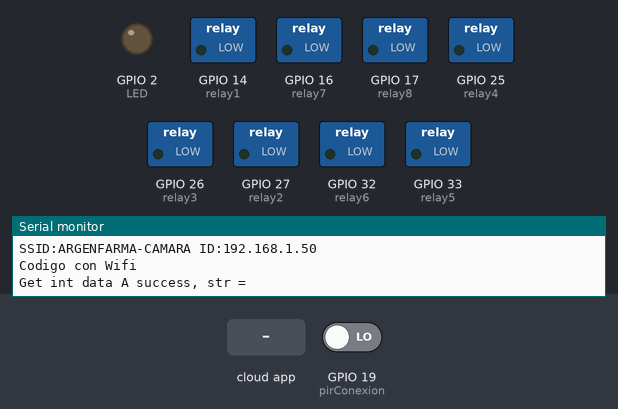
Bench run of a sketch on a simulated ESP32. On the bench: switched loads named in the sketch (green lamp = pin HIGH), output pins drawn as LEDs (lit = HIGH), the last lines printed to the serial monitor. The inputs (shaded band) are chosen by the test bench; at power-on: GPIO 19 (pirConexion) LOW. WiFi joins after 1.5 s; servers stay silent unless stated; the Firebase database answers and starts empty.

Above: at 3.0 s.
3.1 s: GPIO 19 (pirConexion) driven HIGH
At 5.5 s:
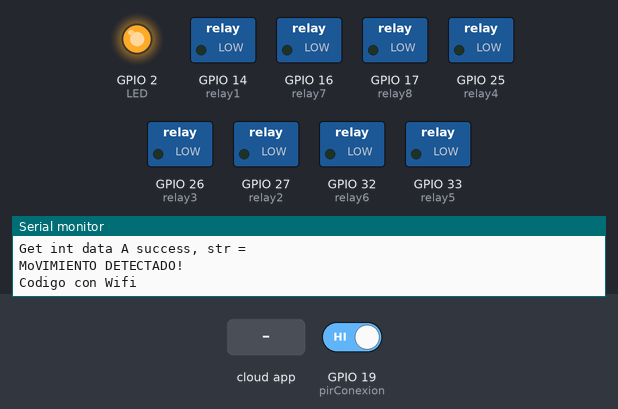
5.8 s: the phone or cloud app sets relay2 to 1
At 9.2 s:
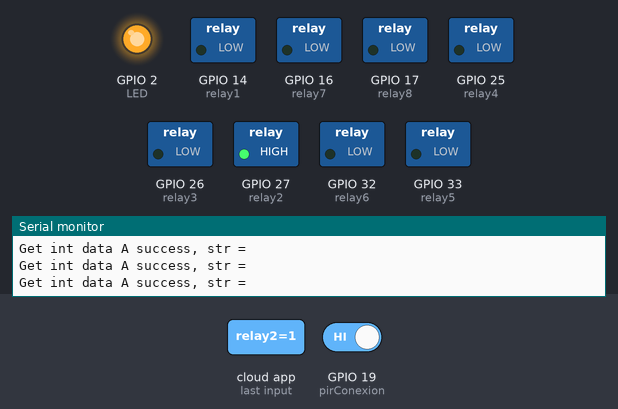
9.7 s: the phone or cloud app sets relay3 to 1
At 11.5 s:
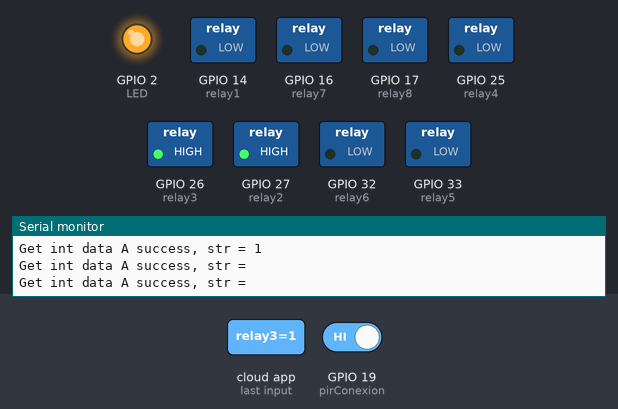
12.5 s: the phone or cloud app sets relay4 to 1
At 15.0 s:
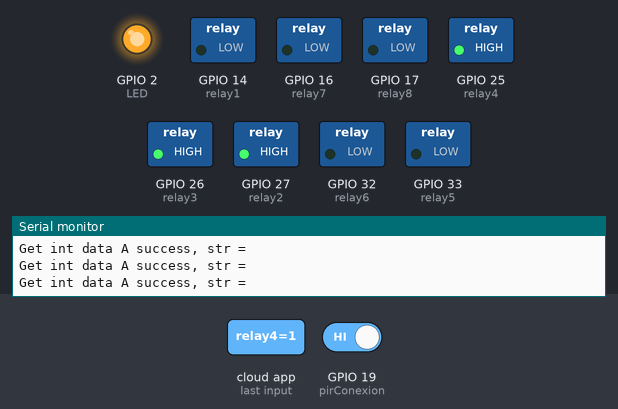
15.3 s: the phone or cloud app sets relay5 to 1
At 17.2 s:
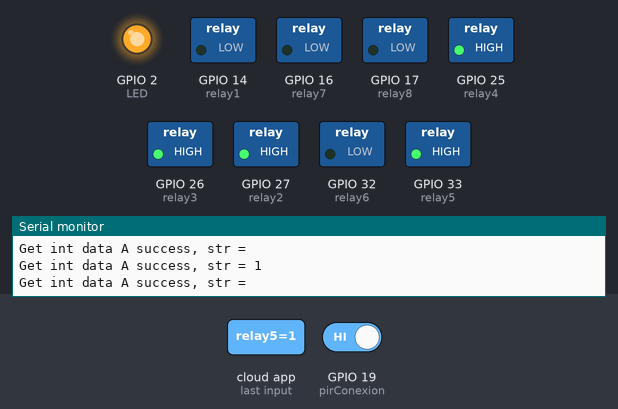
18.1 s: the phone or cloud app sets relay6 to 1
At 20.7 s:
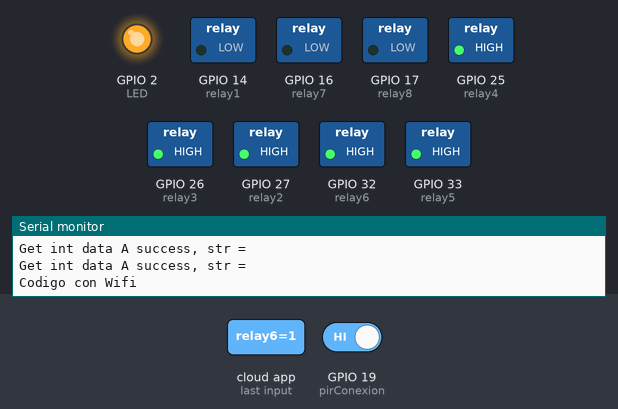
Timing chart, 0 to 26.8 s (numbered marks = the images above; inputs shaded):
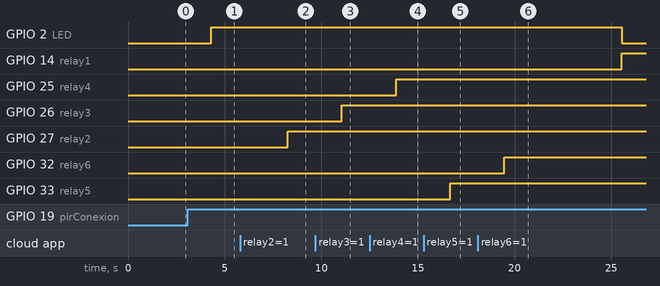

Measured:
- after the input at 3.1 s, GPIO 2 (LED): LOW → HIGH after 1.2 s
- after the input at 5.8 s, GPIO 27 (relay2): LOW → HIGH after 2.5 s
- after the input at 9.7 s, GPIO 26 (relay3): LOW → HIGH after 1.4 s
- after the input at 12.5 s, GPIO 25 (relay4): LOW → HIGH after 1.4 s
- after the input at 15.3 s, GPIO 33 (relay5): LOW → HIGH after 1.4 s
- after the input at 18.1 s, GPIO 32 (relay6): LOW → HIGH after 1.4 s

The sketch:

final_config.ino
```cpp
#define LED 2  /// esto prueba que esta funcionando el sensor enciende el led de la placa esp32 BORRAR
#include <WiFi.h>
#include <WiFiMulti.h>
#include <millisDelay.h>
#include <FirebaseESP32.h>

#define FIREBASE_HOST "prueba-conexion-4396c-default-rtdb.firebaseio.com"
#define FIREBASE_AUTH "AIzaSyBVdr6FlCRrh2rhpBn698VxtJJwrIF1b1s"

WiFiMulti wifiMulti;
FirebaseData fbdo;

const uint32_t TiempoEsperaWifi = 5000;
const int pirConexion = 19;  // el numero de pin del esp32 conectado al sensor Pir
const int relay1 = 14;       // el numero de pin del esp32 conectado relay
const int relay2 = 27;       // el numero de pin del esp32 conectado relay
const int relay3 = 26;       // el numero de pin del esp32 conectado relay
const int relay4 = 25;       // el numero de pin del esp32 conectado relay
const int relay5 = 33;       // el numero de pin del esp32 conectado relay
const int relay6 = 32;       // el numero de pin del esp32 conectado relay
const int relay7 = 16;       // el numero de pin del esp32 conectado relay
const int relay8 = 17;       // el numero de pin del esp32 conectado relay
String estadoRele1 = "1";

int pirEstadoActual = LOW;  // estado actual del pin
int pirEstadoPrevio = LOW;  // estado anterior del pin
int pirAutomatico = 0;
millisDelay pirDelay;  // defino la variable de tiempo para el sensor pir

void setPinRelayrModo() {  // setea los pines del  ESP32 en modo salida para accionar los relay
  pinMode(relay1, OUTPUT);
  pinMode(relay2, OUTPUT);
  pinMode(relay3, OUTPUT);
  pinMode(relay4, OUTPUT);
  pinMode(relay5, OUTPUT);
  pinMode(relay6, OUTPUT);
  pinMode(relay7, OUTPUT);
  pinMode(relay8, OUTPUT);
}
void setOffAllRelay() {

  digitalWrite(relay1, 0);
  digitalWrite(relay2, 0);
  digitalWrite(relay3, 0);
  digitalWrite(relay4, 0);
  digitalWrite(relay5, 0);
  digitalWrite(relay6, 0);
  digitalWrite(relay7, 0);
  digitalWrite(relay8, 0);
}

int getEstadoSensorPirActual() {
  return pirEstadoActual;
}
void setEstadoSensorPirActual(int estado) {
  pirEstadoActual = estado;
}
void setPinPirModo() {
  pinMode(pirConexion, INPUT);  // setea el pin del  ESP32 en modo entrada para leer los datos del sensor pir
}

void leerEstadoSensorPir() {

  pirEstadoPrevio = pirEstadoActual;                   //guarda el estado anterior que se encontraba el sensor
  setEstadoSensorPirActual(digitalRead(pirConexion));  // lee el estado actual del sensor

  if (pirEstadoPrevio == LOW && pirEstadoActual == HIGH) {  // el estado pasa de LOW -> HIGH ---DETECTA MOVIMIENTO

    pirDelay.start(20000);                    // asigno el tiempo que va a estar encendio  el relay, es customizable por el usuario VER COMO PASARLO COMO PARAMETRO DESDE LA APLICACION
    digitalWrite(LED, HIGH);                  /// esto prueba que esta funcionando el sensor enciende el led de la placa esp32 BORRAR
    Serial.println("MoVIMIENTO DETECTADO!");  //BORRAR
    digitalWrite(relay1, 0);                  // ENCIENDO EL RELAY 1
    estadoRele1 = "0";

  } else if (pirDelay.justFinished()) {
    digitalWrite(LED, LOW);  //BORRAR SOLO DE PRUEBA
    Serial.println("MOVIMIENTO NO DETECTADO");
    digitalWrite(relay1, 1);  // APAGO EL RELAY 1
    estadoRele1 = "1";
  }
}

void conexionFirebase() {
  Firebase.begin(FIREBASE_HOST, FIREBASE_AUTH);
  Firebase.reconnectWiFi(true);
}
void conexionWifi() {
  Serial.println("\nIniciando multi Wifi");

  wifiMulti.addAP("ARGENFARMA-CAMARA", "juansalierno2016");
  wifiMulti.addAP("JUANIBIANCA", "00429191276");  // VER COMO PASAR COMO PARAMETRO DESDE LA APLICACION
  wifiMulti.addAP("ssid_3", "contrasenna_3");

  WiFi.mode(WIFI_STA);
  Serial.print("Conectando a Wifi ..");
  while (wifiMulti.run(TiempoEsperaWifi) != WL_CONNECTED) {
    Serial.print(".");
  }
  Serial.println(".. Conectado");
  Serial.print("SSID:");
  Serial.print(WiFi.SSID());
  Serial.print(" ID:");
  Serial.println(WiFi.localIP());
}

void ActualizarWifi() {
  if (wifiMulti.run(TiempoEsperaWifi) != WL_CONNECTED) {
    Serial.println("No conectado a Wifi!");
  }
}

void getEstadoConexionWifi() {
  ActualizarWifi();
  if (WiFi.status() == WL_CONNECTED) {
    Serial.println("Codigo con Wifi");
  } else {
    Serial.println("Codigo sin Wifi");
  }
  delay(1000);
}


void getEstadoPirAutomatico() {

  if (Firebase.getString(fbdo, "/pirAutomatico")) {
    Serial.print("Get int data A success, str = ");
    Serial.println(fbdo.stringData());
    pirAutomatico = fbdo.stringData().toInt();
  } else {
    Serial.print("Error in getString, ");
    Serial.println(fbdo.errorReason());
  }
}
void getEstadoRele_1() {

  if (Firebase.getString(fbdo, "/relay1")) {
    Serial.print("Get int data A success, str = ");
    Serial.println(fbdo.stringData());
    digitalWrite(relay1, fbdo.stringData().toInt());
  } else {
    Serial.print("Error in getString, ");
    Serial.println(fbdo.errorReason());
  }
}

void getEstadoRele_2() {

  if (Firebase.getString(fbdo, "/relay2")) {
    Serial.print("Get int data A success, str = ");
    Serial.println(fbdo.stringData());
    digitalWrite(relay2, fbdo.stringData().toInt());
  } else {
    Serial.print("Error in getString, ");
    Serial.println(fbdo.errorReason());
  }
}
void getEstadoRele_3() {

  if (Firebase.getString(fbdo, "/relay3")) {
    Serial.print("Get int data A success, str = ");
    Serial.println(fbdo.stringData());
    digitalWrite(relay3, fbdo.stringData().toInt());
  } else {
    Serial.print("Error in getString, ");
    Serial.println(fbdo.errorReason());
  }
}
void getEstadoRele_4() {

  if (Firebase.getString(fbdo, "/relay4")) {
    Serial.print("Get int data A success, str = ");
    Serial.println(fbdo.stringData());
    digitalWrite(relay4, fbdo.stringData().toInt());
  } else {
    Serial.print("Error in getString, ");
    Serial.println(fbdo.errorReason());
  }
}
void getEstadoRele_5() {

  if (Firebase.getString(fbdo, "/relay5")) {
    Serial.print("Get int data A success, str = ");
    Serial.println(fbdo.stringData());
    digitalWrite(relay5, fbdo.stringData().toInt());
  } else {
    Serial.print("Error in getString, ");
    Serial.println(fbdo.errorReason());
  }
}
void getEstadoRele_6() {

  if (Firebase.getString(fbdo, "/relay6")) {
    Serial.print("Get int data A success, str = ");
    Serial.println(fbdo.stringData());
    digitalWrite(relay6, fbdo.stringData().toInt());
  } else {
    Serial.print("Error in getString, ");
    Serial.println(fbdo.errorReason());
  }
}
void getEstadoRele_7() {

  if (Firebase.getString(fbdo, "/relay7")) {
    Serial.print("Get int data A success, str = ");
    Serial.println(fbdo.stringData());
    digitalWrite(relay7, fbdo.stringData().toInt());
  } else {
    Serial.print("Error in getString, ");
    Serial.println(fbdo.errorReason());
  }
}

void getEstadoRele_8() {

  if (Firebase.getString(fbdo, "/relay8")) {
    Serial.print("Get int data A success, str = ");
    Serial.println(fbdo.stringData());
    digitalWrite(relay8, fbdo.stringData().toInt());
  } else {
    Serial.print("Error in getString, ");
    Serial.println(fbdo.errorReason());
  }
}
void setup() {
  Serial.begin(115200);
  delay(300);  // es para que el sensor PIR se estabilice con el ambiente
  setPinPirModo();
  setPinRelayrModo();
  conexionWifi();
  pinMode(LED, OUTPUT);  /// esto prueba que esta funcionando el sensor enciende el led de la placa esp32 BORRAR
  setOffAllRelay();
  conexionFirebase();
}

void loop() {
  getEstadoConexionWifi();

  getEstadoRele_2();
  getEstadoRele_3();
  getEstadoRele_4();
  getEstadoRele_5();
  getEstadoRele_6();
  getEstadoRele_5();
  getEstadoRele_6();
  getEstadoRele_7();
  getEstadoRele_8();

  getEstadoPirAutomatico();
  if (pirAutomatico == 0) {
    leerEstadoSensorPir();
    Firebase.setString(fbdo, "/relay1", estadoRele1);
  } else
    getEstadoRele_1();
}
```
